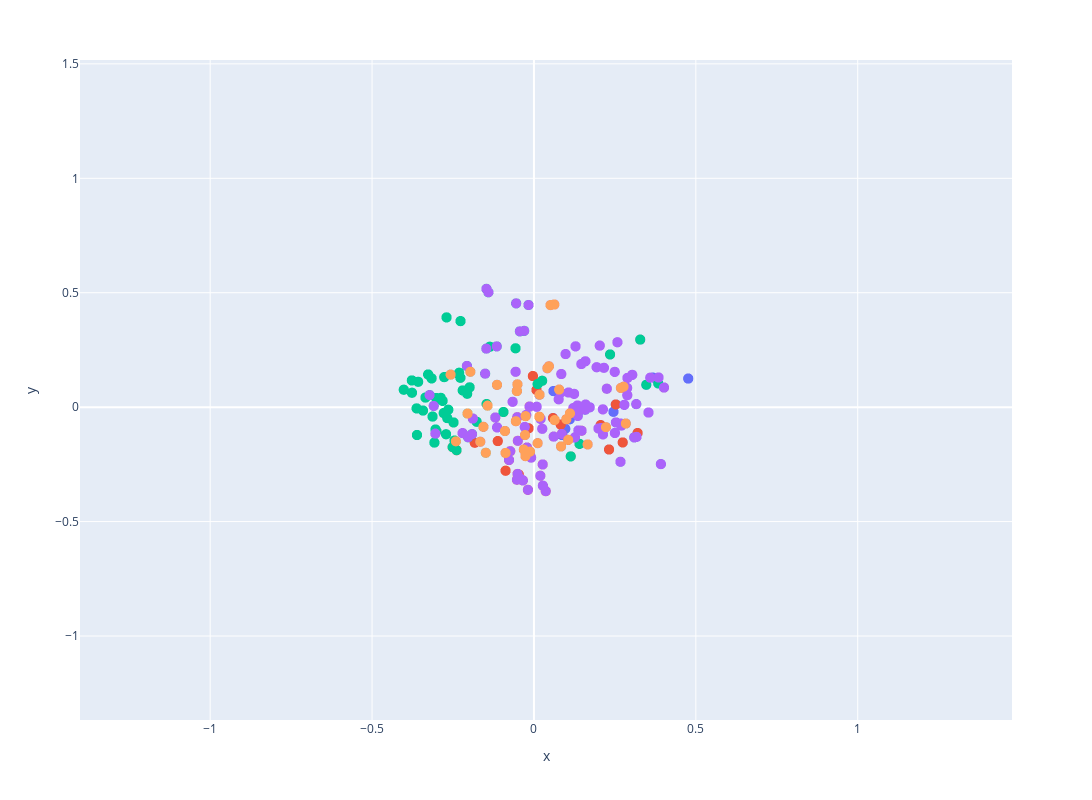

Notebook code cell kept with this figure:
### Code cell
import plotly.express as px
from sklearn.decomposition import PCA
import matplotlib.pyplot as plt
import numpy as np

plt.rcParams["figure.figsize"] = [30, 10]

min_embeddings = PCA(n_components=2).fit_transform(
    np.array(df_plot_unf["embeddings"].to_list())
)
x = min_embeddings[:, 0]
y = min_embeddings[:, 1]

x_axis_range = [x.min() - 1, x.max() + 1]
y_axis_range = [y.min() - 1, y.max() + 1]


fig = px.scatter(
    df_plot_unf,
    y=y,
    x=x,
    range_x=x_axis_range,
    range_y=y_axis_range,
    hover_data=["cleaned_text_translated", "lang"],
    color="combined",
    # facet_col="sep",
    # facet_row="embeddings_space",
    # title="Labse Cleaned Text Embeddings: K-Means on lemmas vs K-Means on cleaned vs Handpicked ",
)
fig.update_traces(marker_size=10)
fig.update_layout(showlegend=False)
fig.update_layout(
    autosize=False,
    width=1600,
    height=800,
)


# fig.for_each_annotation(lambda a: a.update(text=a.text.split("=")[-1]))
def col_titles(a):
    if "sep" in a.text:
        text = f"{a.text.split('=')[-1].replace('_topics', '')}  score: {df_plot_unf[f'''{a.text.split('=')[-1]}_score'''].mean()}"

        return a.update(text=text)
    else:
        return a.update(text=a.text.split("=")[-1])


fig.for_each_annotation(col_titles)
fig.show()

### Figure 1 — Plotly figure (JSON) as saved in the notebook; plotly's stock layout.template omitted (floating-point values rounded to 4 significant figures; data arrays with more than 128 entries replaced by an {"elided": "..."} marker saying what was removed)
{"data": [{"customdata": {"elided": "372x2 str values"}, "hovertemplate": "combined=0<br>x=%{x}<br>y=%{y}<br>cleaned_text_translated=%{customdata[0]}<br>lang=%{customdata[1]}<extra></extra>", "legendgroup": "0", "marker": {"color": "#636efa", "size": 10, "symbol": "circle"}, "mode": "markers", "name": "0", "showlegend": true, "type": "scattergl", "x": {"elided": "372 float values"}, "xaxis": "x", "y": {"elided": "372 float values"}, "yaxis": "y"}, {"customdata": {"elided": "334x2 str values"}, "hovertemplate": "combined=1<br>x=%{x}<br>y=%{y}<br>cleaned_text_translated=%{customdata[0]}<br>lang=%{customdata[1]}<extra></extra>", "legendgroup": "1", "marker": {"color": "#EF553B", "size": 10, "symbol": "circle"}, "mode": "markers", "name": "1", "showlegend": true, "type": "scattergl", "x": {"elided": "334 float values"}, "xaxis": "x", "y": {"elided": "334 float values"}, "yaxis": "y"}, {"customdata": {"elided": "360x2 str values"}, "hovertemplate": "combined=2<br>x=%{x}<br>y=%{y}<br>cleaned_text_translated=%{customdata[0]}<br>lang=%{customdata[1]}<extra></extra>", "legendgroup": "2", "marker": {"color": "#00cc96", "size": 10, "symbol": "circle"}, "mode": "markers", "name": "2", "showlegend": true, "type": "scattergl", "x": {"elided": "360 float values"}, "xaxis": "x", "y": {"elided": "360 float values"}, "yaxis": "y"}, {"customdata": {"elided": "294x2 str values"}, "hovertemplate": "combined=3<br>x=%{x}<br>y=%{y}<br>cleaned_text_translated=%{customdata[0]}<br>lang=%{customdata[1]}<extra></extra>", "legendgroup": "3", "marker": {"color": "#ab63fa", "size": 10, "symbol": "circle"}, "mode": "markers", "name": "3", "showlegend": true, "type": "scattergl", "x": {"elided": "294 float values"}, "xaxis": "x", "y": {"elided": "294 float values"}, "yaxis": "y"}, {"customdata": [["oh, a special conversation situation.  putin wages war and commits war crimes. you can save yourself that crap.", "de"], ["an american strategic reconnaissance drone rq-4 global hawk is circling off the coast of crimea. 😅🔥👌🏻  ukrainerussianwar  ukrainecounteroffensive  war on ukraine  ukraine️  russiaukrainewar  russiaisaterroriststate  usa", "ru"], ["there is not a single generation of the ukrainian people that has not suffered at the hands of the russians. the realization of this hurts so much that it often seems as if this hell will never end. as if this hell is life itself.", "uk"], ["f-16 with semi-stealth agm-158 missiles with a range of 370 km, 925 km and 1900 km depending on the modification. uncle joe, please!   ukrainewar  f16forukraine  agm158forukraine  armukrainanow", "uk"], ["three weeks after the start of the war, people still have to understand that there is an invader and an invaded. let's do well.  sbetti  ukraine️  nowar  ukrainewar  whitezone", "it"], ["🔴 \" putin is a war criminal\": \"this is the first time that joe  biden has said it this term has weight, meaning, especially today, especially after v's speech.  zelensky\", reports  our correspondent  in  ruthelkrief2022", "fr"], ["pentagon accused the russian military of committing war crimes in ukraine and said it will help gather evidence.    ukraineunderattack  russianwarcrimes  russianukrainianwar  stoprussia  putinswar  putinhitler  russiakills", "fr"], ["via  \"mr. putin was wrong about almost everything. this war has been an error of interpretation from the start.\"  ukraine on franceinfo, this former general, now professor of strategy at sciences po and hec, looks back on…", "fr"], ["if you say \"war\" to him he won't respond..  operationspecial: the ukrainians refuse to be \"liberated\" by putin; so by \"attacking\" the russians the war becomes automatic due to  zelensky (must follow!)", "fr"], ["vogt-wuchter: \"we are shocked by the war in ukraine in the middle of europe which russia launched against its neighboring country in violation of international law.\" civilians are victims of the conflict. hundreds of thousands are fleeing. statement:    ukraine", "de"], ["\" ukraine needs heavy weapons,\" says ex-civil service worker, nikolas busse! 🤦😂", "de"], ["g7 leaders expressed unwavering support for ukraine and promised air defense systems    russia  ukraine", "ru"], ["the terrorist organization \"russia\" fired a volley of s-300 missiles at a convoy of people heading to the occupied territory to visit their relatives, killing dozens of civilians. when will a special tribunal be created to criminalize the regime of these scum?  russiaisaterroriststate  russia  ukraine", "uk"], ["f-16 with semi-stealth agm-158 missiles with a range of 370 km, 925 km and 1900 km depending on the modification. uncle joe, please!   ukrainewar  f16forukraine  agm158forukraine  armukrainanow", "uk"], ["the sending of weapons by  nato countries to  ukraine is an act of war against  russia. let's just hope  putin doesn't pay attention to it.", "it"], ["lavrov  putin and all those who carried out the massacre in  ukraine will have to pay for their crimes with the death penalty, let's hope they don't go unpunished as happened with the bastards who exterminated vietnamese children with napalm.", "it"], ["let's give offensive weapons to  ukraine to face  putin's  barbaric offensive       invasionofukraine", "fr"], ["zelensky calls on  europe to \"retaliate\" to the \"gas war\" by strengthening sanctions against  russia", "fr"], ["the  eu visa ban on russian citizens 🇷🇺 is something that clearly hurts the  kremlin since many russians will then blame the russian dictator for losing their vacation. this is exactly why we need to do it.  russia  russian  eu", "fr"], ["ukraine ukraine will not receive f-16 even after six months rakhmanin", "fr"], ["oh, a special conversation situation.  putin wages war and commits war crimes. you can save yourself that crap.", "de"], ["an american strategic reconnaissance drone rq-4 global hawk is circling off the coast of crimea. 😅🔥👌🏻  ukrainerussianwar  ukrainecounteroffensive  war on ukraine  ukraine️  russiaukrainewar  russiaisaterroriststate  usa", "ru"], ["there is not a single generation of the ukrainian people that has not suffered at the hands of the russians. the realization of this hurts so much that it often seems as if this hell will never end. as if this hell is life itself.", "uk"], ["f-16 with semi-stealth agm-158 missiles with a range of 370 km, 925 km and 1900 km depending on the modification. uncle joe, please!   ukrainewar  f16forukraine  agm158forukraine  armukrainanow", "uk"], ["three weeks after the start of the war, people still have to understand that there is an invader and an invaded. let's do well.  sbetti  ukraine️  nowar  ukrainewar  whitezone", "it"], ["🔴 \" putin is a war criminal\": \"this is the first time that joe  biden has said it this term has weight, meaning, especially today, especially after v's speech.  zelensky\", reports  our correspondent  in  ruthelkrief2022", "fr"], ["pentagon accused the russian military of committing war crimes in ukraine and said it will help gather evidence.    ukraineunderattack  russianwarcrimes  russianukrainianwar  stoprussia  putinswar  putinhitler  russiakills", "fr"], ["via  \"mr. putin was wrong about almost everything. this war has been an error of interpretation from the start.\"  ukraine on franceinfo, this former general, now professor of strategy at sciences po and hec, looks back on…", "fr"], ["if you say \"war\" to him he won't respond..  operationspecial: the ukrainians refuse to be \"liberated\" by putin; so by \"attacking\" the russians the war becomes automatic due to  zelensky (must follow!)", "fr"], ["vogt-wuchter: \"we are shocked by the war in ukraine in the middle of europe which russia launched against its neighboring country in violation of international law.\" civilians are victims of the conflict. hundreds of thousands are fleeing. statement:    ukraine", "de"], ["\" ukraine needs heavy weapons,\" says ex-civil service worker, nikolas busse! 🤦😂", "de"], ["g7 leaders expressed unwavering support for ukraine and promised air defense systems    russia  ukraine", "ru"], ["the terrorist organization \"russia\" fired a volley of s-300 missiles at a convoy of people heading to the occupied territory to visit their relatives, killing dozens of civilians. when will a special tribunal be created to criminalize the regime of these scum?  russiaisaterroriststate  russia  ukraine", "uk"], ["f-16 with semi-stealth agm-158 missiles with a range of 370 km, 925 km and 1900 km depending on the modification. uncle joe, please!   ukrainewar  f16forukraine  agm158forukraine  armukrainanow", "uk"], ["the sending of weapons by  nato countries to  ukraine is an act of war against  russia. let's just hope  putin doesn't pay attention to it.", "it"], ["lavrov  putin and all those who carried out the massacre in  ukraine will have to pay for their crimes with the death penalty, let's hope they don't go unpunished as happened with the bastards who exterminated vietnamese children with napalm.", "it"], ["let's give offensive weapons to  ukraine to face  putin's  barbaric offensive       invasionofukraine", "fr"], ["zelensky calls on  europe to \"retaliate\" to the \"gas war\" by strengthening sanctions against  russia", "fr"], ["the  eu visa ban on russian citizens 🇷🇺 is something that clearly hurts the  kremlin since many russians will then blame the russian dictator for losing their vacation. this is exactly why we need to do it.  russia  russian  eu", "fr"], ["ukraine ukraine will not receive f-16 even after six months rakhmanin", "fr"]], "hovertemplate": "combined=-1<br>x=%{x}<br>y=%{y}<br>cleaned_text_translated=%{customdata[0]}<br>lang=%{customdata[1]}<extra></extra>", "legendgroup": "-1", "marker": {"color": "#FFA15A", "size": 10, "symbol": "circle"}, "mode": "markers", "name": "-1", "showlegend": true, "type": "scattergl", "x": [0.1001, 0.04629, -0.0511, 0.06294, -0.1432, -0.02573, -0.02619, 0.1113, 0.1058, -0.1487, -0.05271, 0.2768, -0.1964, 0.06294, 0.1659, -0.08955, 0.01145, 0.2838, 0.08373, 0.07785, 0.06416, 0.04144, -0.1141, 0.05125, -0.2049, -0.05573, -0.08749, 0.01684, -0.03108, -0.2412, -0.05271, 0.2686, -0.2573, 0.05125, -0.02756, -0.1561, -0.1657, 0.2224, -0.01206, 0.01748], "xaxis": "x", "y": [-0.05308, 0.1788, 0.09964, 0.4486, 0.006678, -0.03916, -0.2139, -0.02731, -0.1428, -0.1993, 0.07044, 0.08948, 0.1546, 0.4486, -0.1627, -0.1044, -0.1572, -0.07159, -0.1715, 0.07673, -0.05635, 0.1702, 0.09748, 0.446, -0.02801, -0.06117, -0.2, -0.04202, -0.1855, -0.1493, 0.07044, 0.08393, 0.1422, 0.446, -0.1218, -0.08595, -0.1512, -0.08742, -0.1943, 0.05438], "yaxis": "y"}], "layout": {"autosize": false, "height": 800, "legend": {"title": {"text": "combined"}, "tracegroupgap": 0}, "margin": {"t": 60}, "showlegend": false, "width": 1600, "xaxis": {"anchor": "y", "domain": [0, 1], "range": [-1.402, 1.476], "title": {"text": "x"}}, "yaxis": {"anchor": "x", "domain": [0, 1], "range": [-1.367, 1.517], "title": {"text": "y"}}}}
